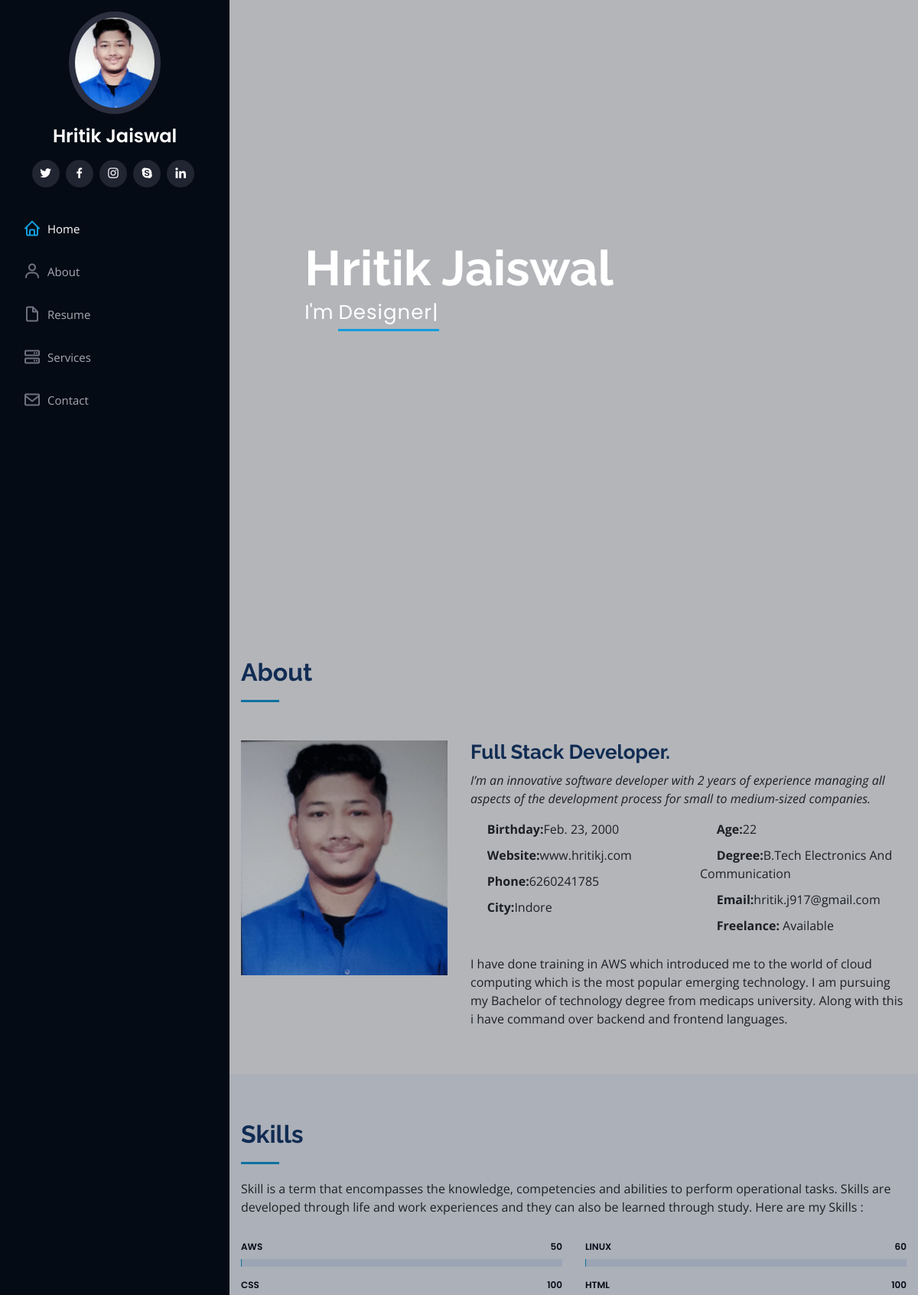
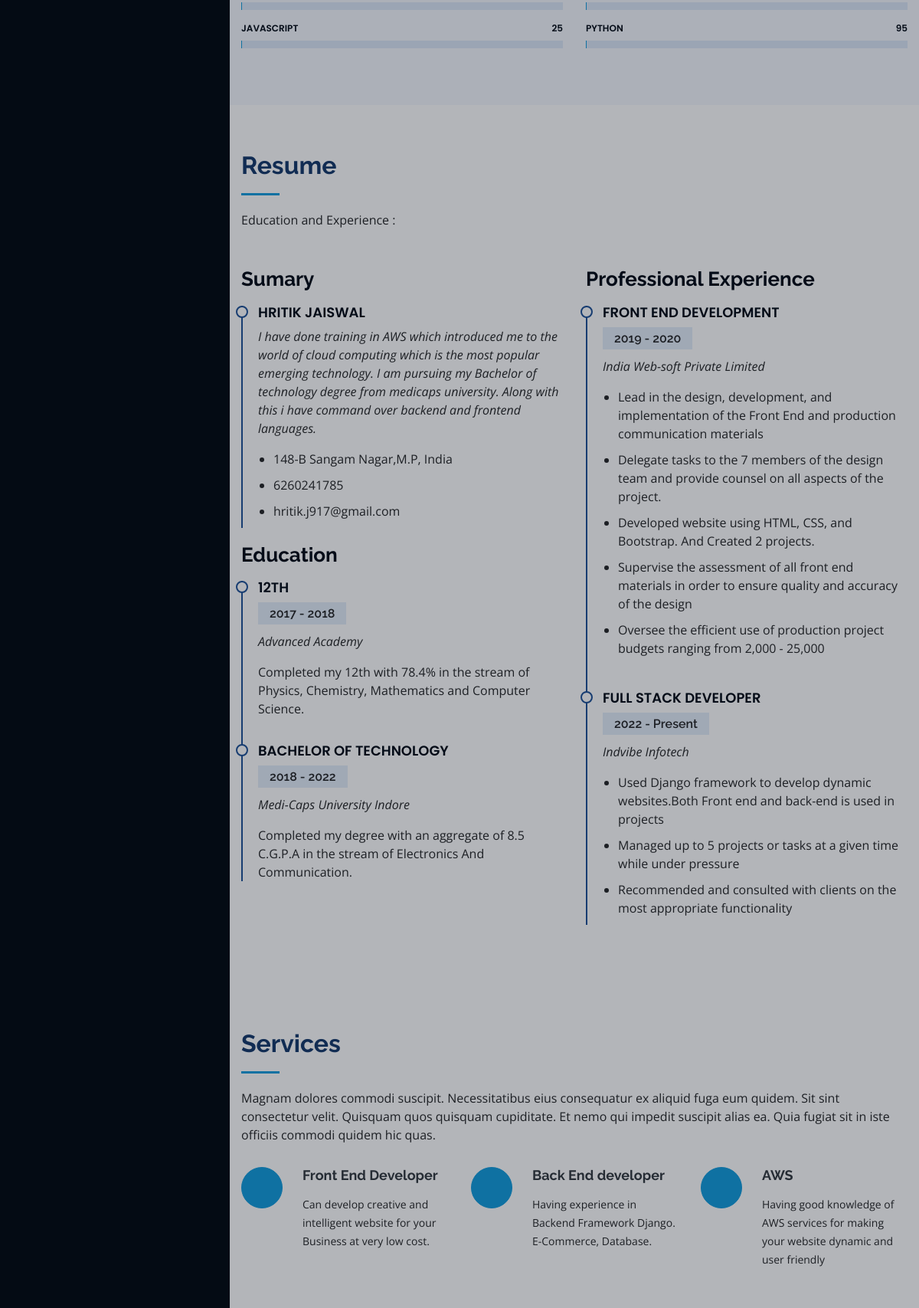
The page / (upper part) on the database its author committed (2 pictures, top to bottom).
### core/models.py (models this page shows)
class About(models.Model):
	name = models.CharField(max_length=50,verbose_name="Your Name")
	age = models.IntegerField(verbose_name="Age")
	dob = models.DateField(verbose_name="Date of Birth")
	mobile = models.CharField(max_length=15,verbose_name="Mobile NUmber")
	email = models.EmailField(max_length=75, verbose_name="Email")
	city = models.CharField(max_length=50, verbose_name="City")
	website = models.CharField(max_length=40,verbose_name="YOur Website")
	degree = models.CharField(max_length=40, verbose_name="Degree")
	profile = models.CharField(max_length=40, verbose_name="YOur Profile Name")
	shortdesc = models.TextField(max_length=200,verbose_name="Description")
	desc = models.TextField(max_length=600,verbose_name="About You")
	pimg = models.ImageField(upload_to="about",verbose_name="Your PRofile picture")
	class Meta:
		db_table = "about"

class Skills(models.Model):
	tech = models.CharField(max_length=20,verbose_name="Add YOur skill")
	rate = models.IntegerField(verbose_name="Rate YOurself in %")
	desc = models.TextField(max_length=200,verbose_name="Skill Description")
	class Meta:
		db_table = "skills"

class Education(models.Model):
	degree = models.CharField(max_length=50,verbose_name="Dregree")
	year = models.CharField(max_length=20,verbose_name="Duration Of degree")
	university = models.CharField(max_length=75,verbose_name="University Name")
	desc = models.TextField(max_length=100,verbose_name="Education Description")
	class Meta:
		db_table = "education"

class Experience(models.Model):
	profile = models.CharField(max_length=50,verbose_name="Job Role")
	year = models.CharField(max_length=20,verbose_name="TOtal Experienc")
	company_name = models.CharField(max_length=75,verbose_name="Company Name")
	desc = models.TextField(max_length=200,verbose_name="Expreenience Description")
	class Meta:
		db_table = "experience"

class Service(models.Model):
	title = models.CharField(max_length=70,verbose_name="Portfolio Title")
	desc = models.TextField(max_length=500,verbose_name="Portfolio Description")
	class Meta:
		db_table = "services"

### core/views.py (the view)
# urls.py: path('', views.index)
def index(request):
	ab = About.objects.all()[0]
	python = Skills.objects.all()[0]
	html = Skills.objects.all()[1]
	css = Skills.objects.all()[2]
	aws = Skills.objects.all()[3]
	linux = Skills.objects.all()[4]
	js = Skills.objects.all()[5]
	ed1 = Education.objects.all()[0]
	ed2 = Education.objects.all()[1]
	exp1 = Experience.objects.all()[0]
	exp2 = Experience.objects.all()[1]
	s1 = Service.objects.all()[0]
	s2 = Service.objects.all()[1]
	s3 = Service.objects.all()[2]
	return render(request,'index.html',{'ab' : ab, 'python' : python, 'html' : html, 'css' : css, 'aws' : aws, 'linux' : linux, 'js' : js, 'ed1' : ed1, 'ed2' : ed2, 'exp1' : exp1, 'exp2' : exp2, 's1' : s1, 's2' : s2, 's3' : s3})

### template/index.html (shortened to what this page needs)
{% load static %}
<!DOCTYPE html>
<html lang="en">
<head>
    <link href="{% static 'assets/vendor/bootstrap/css/bootstrap.min.css' %}" rel="stylesheet">
    <link href="{% static 'assets/vendor/icofont/icofont.min.css' %}" rel="stylesheet">
    <link href="{% static 'assets/vendor/boxicons/css/boxicons.min.css' %}" rel="stylesheet">
    <link href="{% static 'assets/vendor/venobox/venobox.css' %}" rel="stylesheet">
    <link href="{% static 'assets/vendor/owl.carousel/assets/owl.carousel.min.css' %}" rel="stylesheet">
    <link href="{% static 'assets/vendor/aos/aos.css' %}" rel="stylesheet">
    <link href="{% static 'assets/css/style.css' %}" rel="stylesheet">
</head>
<body>
    <header id="header">
        <div class="d-flex flex-column">
            <div class="profile">
                <img src="{% static 'assets/img/pasportsize.jpg' %}" alt="" class="img-fluid rounded-circle">
                <h1 class="text-light"><a href="index.html">{{ ab.name }}</a></h1>
                <div class="social-links mt-3 text-center">
                    <a href="#" class="twitter"><i class="bx bxl-twitter"></i></a>
                    <a href="#" class="facebook"><i class="bx bxl-facebook"></i></a>
                    <a href="#" class="instagram"><i class="bx bxl-instagram"></i></a>
                    <a href="#" class="google-plus"><i class="bx bxl-skype"></i></a>
                    <a href="#" class="linkedin"><i class="bx bxl-linkedin"></i></a>
                </div>
            </div>
            <nav class="nav-menu">
                <ul>
                    <li class="active"><a href="index"><i class="bx bx-home"></i> <span>Home</span></a></li>
                    <li><a href="#about"><i class="bx bx-user"></i> <span>About</span></a></li>
                    <li><a href="#resume"><i class="bx bx-file-blank"></i> <span>Resume</span></a></li>
                    <li><a href="#services"><i class="bx bx-server"></i> Services</a></li>
                    <li><a href="#contact"><i class="bx bx-envelope"></i> Contact</a></li>
                </ul>
            </nav>
        </div>
    </header>
    <section id="hero" class="d-flex flex-column justify-content-center align-items-center">
        <div class="hero-container" data-aos="fade-in">
            <h1>{{ ab.name }}</h1>
            <p>I'm <span class="typed" data-typed-items="Designer, Developer, Freelancer, Photographer"></span></p>
        </div>
    </section>
    <main id="main">
        <section id="about" class="about">
            <div class="container">
                <div class="section-title">
                    <h2>About</h2>
                </div>
                <div class="row">
                    <div class="col-lg-4" data-aos="fade-right">
                        <img src="{% static 'assets/img/pasportsize.jpg' %}" class="img-fluid" alt="pic">
                    </div>
                    <div class="col-lg-8 pt-4 pt-lg-0 content" data-aos="fade-left">
                        <h3>Full Stack Developer.</h3>
                        <p class="font-italic">
                            {{ ab.shortdesc }}
                        </p>
                        <div class="row">
                            <div class="col-lg-6">
                                <ul>
                                    <li><i class="icofont-rounded-right"></i> <strong>Birthday:</strong>{{ ab.dob }}</li>
                                    <li><i class="icofont-rounded-right"></i> <strong>Website:</strong>{{ ab.website }}</li>
                                    <li><i class="icofont-rounded-right"></i> <strong>Phone:</strong>{{ ab.mobile }}</li>
                                    <li><i class="icofont-rounded-right"></i> <strong>City:</strong>{{ ab.city }}</li>
                                </ul>
                            </div>
                            <div class="col-lg-6">
                                <ul>
                                    <li><i class="icofont-rounded-right"></i> <strong>Age:</strong>{{ ab.age }}</li>
                                    <li><i class="icofont-rounded-right"></i> <strong>Degree:</strong>{{ ab.degree }}</li>
                                    <li><i class="icofont-rounded-right"></i> <strong>Email:</strong>{{ ab.email }}</li>
                                    <li><i class="icofont-rounded-right"></i> <strong>Freelance:</strong> Available</li>
                                </ul>
                            </div>
                        </div>
                        <p>
                            {{ ab.desc }}
                        </p>
                    </div>
                </div>
            </div>
        </section>
        <section id="skills" class="skills section-bg">
            <div class="container">
                <div class="section-title">
                    <h2>Skills</h2>
                    <p>Skill is a term that encompasses the knowledge, competencies and abilities to perform operational tasks. Skills are developed through life and work experiences and they can also be learned through study. Here are my Skills : </p>
                </div>
                <div class="row skills-content">
                    <div class="col-lg-6" data-aos="fade-up">
                        <div class="progress">
                            <span class="skill">{{ aws.tech }} <i class="val">{{ aws.rate }}</i></span>
                            <div class="progress-bar-wrap">
                            </div>
                        </div>
                        <div class="progress">
                            <span class="skill">{{ css.tech }} <i class="val">{{ css.rate }}</i></span>
                            <div class="progress-bar-wrap">
                            </div>
                        </div>
                        <div class="progress">
                            <span class="skill">{{ js.tech }} <i class="val">{{ js.rate }}</i></span>
                            <div class="progress-bar-wrap">
                            </div>
                        </div>
                    </div>
                    <div class="col-lg-6" data-aos="fade-up" data-aos-delay="100">
                        <div class="progress">
                            <span class="skill">{{ linux.tech }}<i class="val">{{ linux.rate }}</i></span>
                            <div class="progress-bar-wrap">
                            </div>
                        </div>
                        <div class="progress">
                            <span class="skill">{{ html.tech }} <i class="val">{{ html.rate }}</i></span>
                            <div class="progress-bar-wrap">
                            </div>
                        </div>
                        <div class="progress">
                            <span class="skill">{{ python.tech }} <i class="val">{{ python.rate }}</i></span>
                            <div class="progress-bar-wrap">
                            </div>
                        </div>
                    </div>
                </div>
            </div>
        </section>
        <section id="resume" class="resume">
            <div class="container">
                <div class="section-title">
                    <h2>Resume</h2>
                    <p>Education and Experience :</p>
                </div>
                <div class="row">
                    <div class="col-lg-6" data-aos="fade-up">
                        <h3 class="resume-title">Sumary</h3>
                        <div class="resume-item pb-0">
                            <h4>{{ ab.name }}</h4>
                            <p><em>{{ ab.desc }}</em></p>
                            <ul>
                                <li>148-B Sangam Nagar,M.P, India</li>
                                <li>{{ ab.mobile }}</li>
                                <li>{{ ab.email }}</li>
                            </ul>
                        </div>
                        <h3 class="resume-title">Education</h3>
                        <div class="resume-item">
                            <h4>{{ ed1.degree }}</h4>
                            <h5>2017 - 2018</h5>
                            <p><em>{{ ed1.university }}</em></p>
                            <p>{{ ed1.desc }}</p>
                        </div>
                        <div class="resume-item">
                            <h4>{{ ed2.degree }}</h4>
                            <h5>2018 - 2022</h5>
                            <p><em>{{ ed2.university }}</em></p>
                            <p>{{ ed2.desc }}</p>
                        </div>
                    </div>
                    <div class="col-lg-6" data-aos="fade-up" data-aos-delay="100">
                        <h3 class="resume-title">Professional Experience</h3>
                        <div class="resume-item">
                            <h4>{{ exp1.profile }}</h4>
                            <h5>2019 - 2020</h5>
                            <p><em>{{ exp1.company_name }}</em></p>
                            <ul>
                                <li>Lead in the design, development, and implementation of the Front End and production communication materials</li>
                                <li>Delegate tasks to the 7 members of the design team and provide counsel on all aspects of the project. </li>
                                <li>{{ exp1.desc }}</li>
                                <li>Supervise the assessment of all front end materials in order to ensure quality and accuracy of the design</li>
                                <li>Oversee the efficient use of production project budgets ranging from 2,000 - 25,000</li>
                            </ul>
                        </div>
                        <div class="resume-item">
                            <h4>{{ exp2.profile }}</h4>
                            <h5>2022 - Present</h5>
                            <p><em>{{ exp2.company_name }}</em></p>
                            <ul>
                                <li>{{ exp2.desc }}</li>
                                <li>Managed up to 5 projects or tasks at a given time while under pressure</li>
                                <li>Recommended and consulted with clients on the most appropriate functionality</li>
                            </ul>
                        </div>
                    </div>
                </div>
            </div>
        </section>
        <section id="services" class="services">
            <div class="container">
                <div class="section-title">
                    <h2>Services</h2>
                    <p>Magnam dolores commodi suscipit. Necessitatibus eius consequatur ex aliquid fuga eum quidem. Sit sint consectetur velit. Quisquam quos quisquam cupiditate. Et nemo qui impedit suscipit alias ea. Quia fugiat sit in iste officiis commodi
                        quidem hic quas.</p>
                </div>
                <div class="row">
                    <div class="col-lg-4 col-md-6 icon-box" data-aos="fade-up">
                        <div class="icon"><i class="icofont-computer"></i></div>
                        <h4 class="title"><a href="">{{ s1.title }}</a></h4>
                        <p class="description">{{ s1.desc }}</p>
                    </div>
                    <div class="col-lg-4 col-md-6 icon-box" data-aos="fade-up" data-aos-delay="100">
                        <div class="icon"><i class="icofont-chart-bar-graph"></i></div>
                        <h4 class="title"><a href="">{{ s2.title }}</a></h4>
                        <p class="description">{{ s2.desc }}</p>
                    </div>
                    <div class="col-lg-4 col-md-6 icon-box" data-aos="fade-up" data-aos-delay="200">
                        <div class="icon"><i class="icofont-earth"></i></div>
                        <h4 class="title"><a href="">{{ s3.title }}</a></h4>
                        <p class="description">{{ s3.desc }}</p>
                    </div>
                </div>
            </div>
        </section>
    </main>
</body>
</html>

### rows shown on the page
About: name "Hritik Jaiswal", shortdesc "I’m an innovative software developer with 2 years of experience managing all aspects of the development process for small to medium-sized companies.", dob "Feb. 23, 2000", website "www.hritikj.com", mobile "6260241785", city "Indore", age "22", degree "B.Tech Electronics And Communication", email "hritik.j917@gmail.com", desc "I have done training in AWS which introduced me to the world of cloud computing which is the most popular emerging technology. I am pursuing my Bachelor of technology degree from medicaps university. Along with this i have command over backend and frontend languages.", name "HRITIK JAISWAL"
Skills: tech "AWS", rate "50"
Skills: tech "CSS", rate "100"
Skills: tech "JAVASCRIPT", rate "25"
Skills: tech "LINUX", rate "60"
Skills: tech "HTML", rate "100"
Skills: tech "PYTHON", rate "95"
Education: degree "12TH", university "Advanced Academy", desc "Completed my 12th with 78.4% in the stream of Physics, Chemistry, Mathematics and Computer Science."
Education: degree "BACHELOR OF TECHNOLOGY", university "Medi-Caps University Indore", desc "Completed my degree with an aggregate of 8.5 C.G.P.A in the stream of Electronics And Communication."
Experience: profile "FRONT END DEVELOPMENT", company_name "India Web-soft Private Limited", desc "Developed website using HTML, CSS, and Bootstrap. And Created 2 projects."
Experience: profile "FULL STACK DEVELOPER", company_name "Indvibe Infotech", desc "Used Django framework to develop dynamic websites.Both Front end and back-end is used in projects"
Service: title "Front End Developer", desc "Can develop creative and intelligent website for your Business at very low cost."
Service: title "Back End developer", desc "Having experience in Backend Framework Django. E-Commerce, Database."
Service: title "AWS", desc "Having good knowledge of AWS services for making your website dynamic and user friendly"
